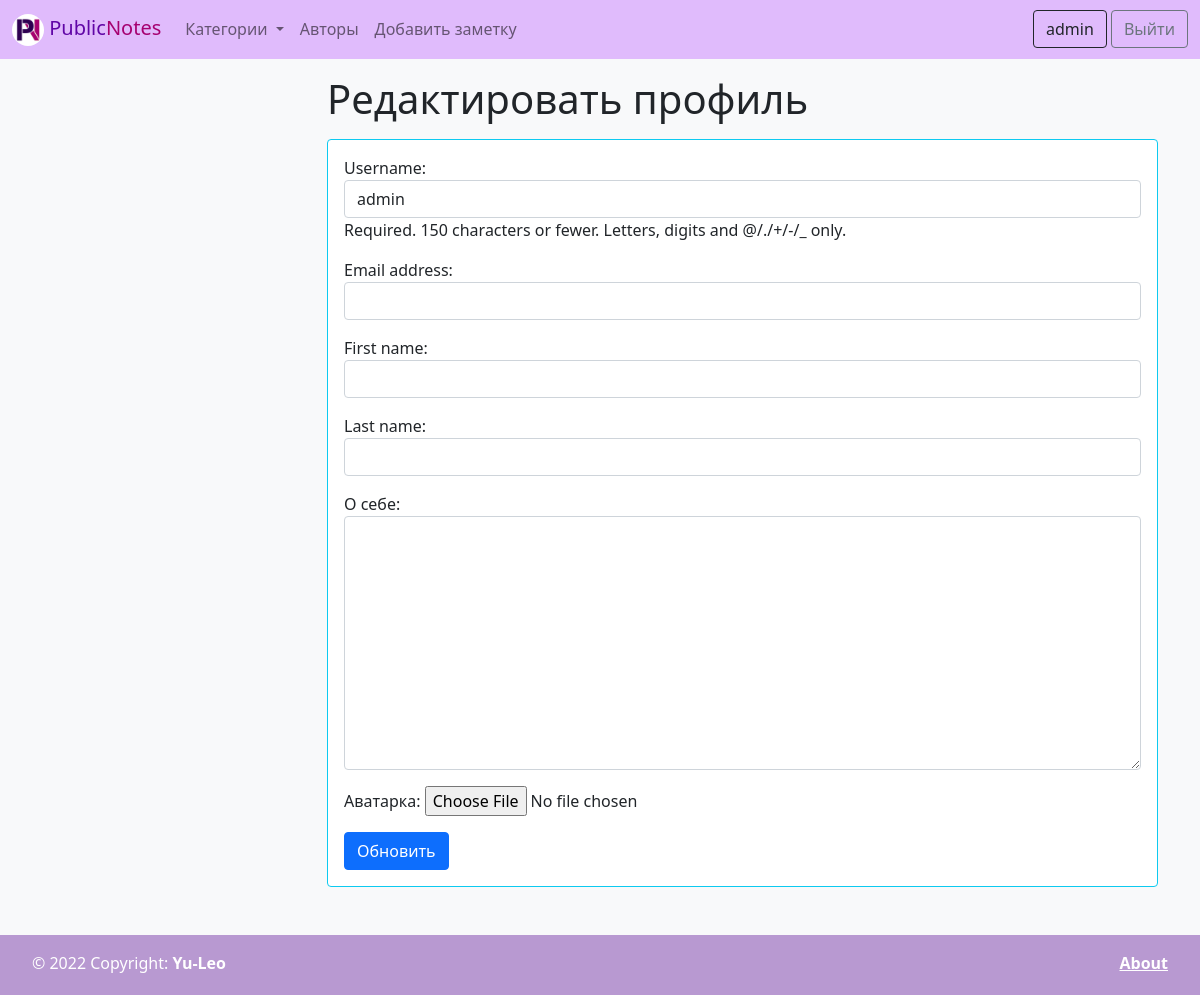
Before: /edit_profile (signed in) with the older database file.
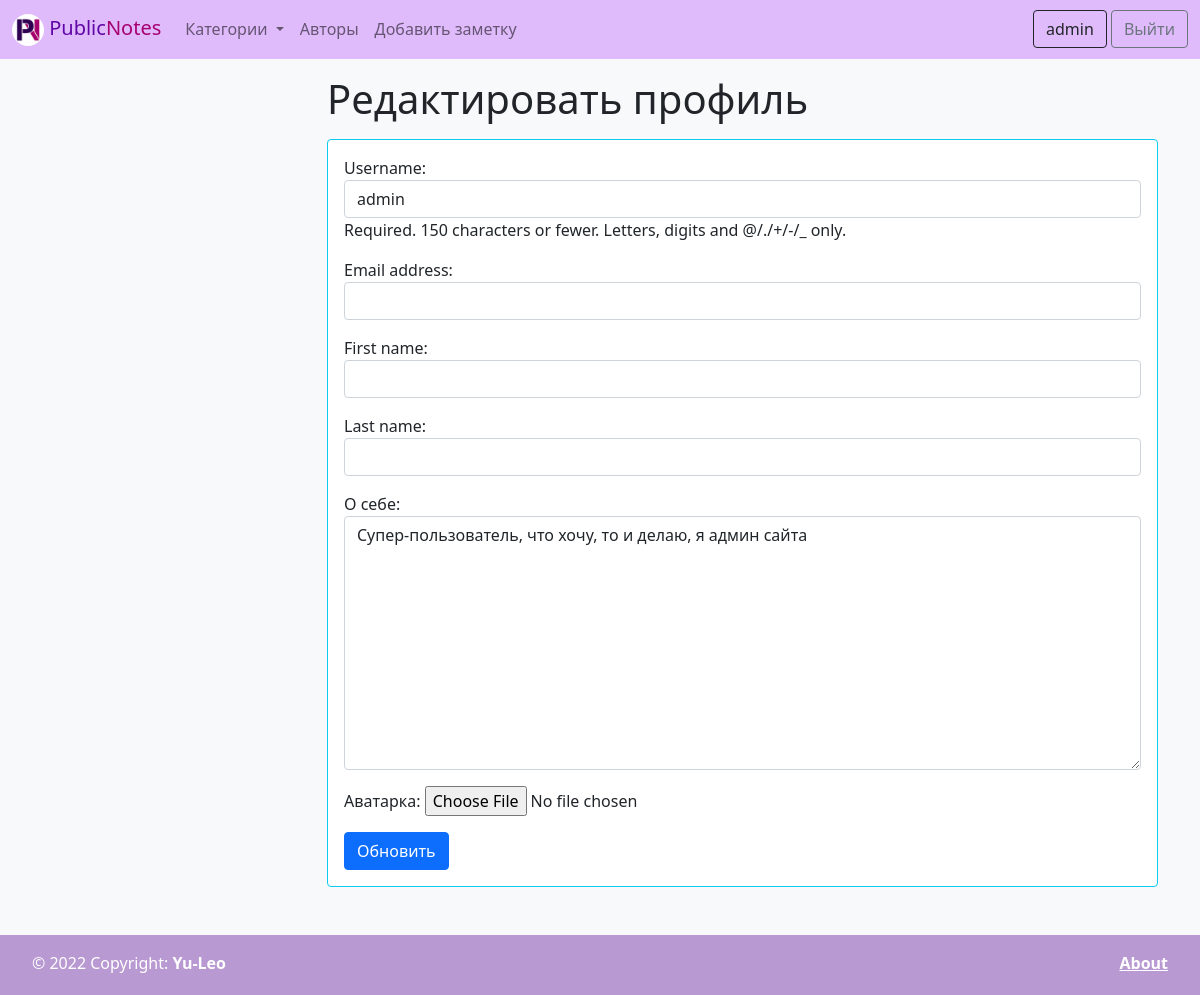
After: the same page with the newer database file.
### wall/models.py (models this page shows)
class User(AbstractUser):
    photo = models.ImageField(upload_to='photos/%Y/%m/%d/', verbose_name='Аватарка', blank=True)
    rating = models.IntegerField(verbose_name='Рейтинг', default=0)
    bio = models.TextField(verbose_name='О себе', blank=True)
    def get_absolute_url(self):
        return reverse('author', kwargs={"pk": self.pk})

### wall/views.py (the view)
# urls.py: path('edit_profile', edit_profile, name='edit_profile'),
@login_required(login_url=reverse_lazy('login'))
def edit_profile(request):
    if request.method == 'POST':
        user_form = UpdateProfile(request.POST, instance=request.user)
        if user_form.is_valid():
            user_form.save()
            return redirect(request.user)
    else:
        user_form = UpdateProfile(instance=request.user)
    return render(request, 'wall/edit_profile.html', {"user_form": user_form})

### wall/forms.py
class UpdateProfile(forms.ModelForm):
    class Meta:
        model = User
        fields = ['username', 'email', 'first_name', 'last_name', 'bio', 'photo']
        widgets = {
            'username': forms.TextInput(attrs={"class": "form-control"}),
            'email': forms.EmailInput(attrs={"class": "form-control"}),
            'first_name': forms.TextInput(attrs={"class": "form-control"}),
            'last_name': forms.TextInput(attrs={"class": "form-control"}),
            'bio': forms.Textarea(attrs={"class": "form-control"}),
        }

### wall/templatetags/wall_tags.py (called while the page is built)
@register.simple_tag
def get_categories():
    return Category.objects.annotate(cnt=Count('note')).order_by('-cnt', 'title')

### wall/templates/wall/edit_profile.html (shortened to what this page needs)
{% extends 'base.html' %}
{% block content_title %}
<div class="hstack gap-3">
    <h1 class="mb-3">Редактировать профиль</h1>
</div>
{% endblock %}
{% block content %}
<form action="{% url 'edit_profile' %}" method="post">
    <div class="border border-info border-1 rounded p-3 bg-white mb-5">
        {{ user_form.as_p }}
        <button type="submit" class="btn btn-primary btn-block">Обновить</button>
    </div>
</form>
{% endblock %}

### templates/inc/_navbar.html (shortened to what this page needs)
{% load wall_tags %}
{% load static %}
<nav class="navbar navbar-expand-lg navbar-light purple-navbar text-white">
    <div class="container-fluid">
        <a class="navbar-brand" href="{% url 'home' %}">
            <img src="{% static 'wall/img/logo.png' %}" alt="" width="32" height="32"
                 class="d-inline-block align-text-center rounded-circle">
            <span class="dark_purple_text">Public</span><span class="dark_pink_text">Notes</span>
        </a>
        <div class="collapse navbar-collapse" id="navbarNavDropdown">
            <ul class="navbar-nav">
                <li class="nav-item dropdown">
                    <a class="nav-link dropdown-toggle" href="#" id="navbarDropdownMenuLink" role="button"
                       data-bs-toggle="dropdown" aria-expanded="false">
                        Категории
                    </a>
                </li>
                <li class="nav-item">
                    <a class="nav-link" href="{% url 'authors' %}">Авторы</a>
                </li>
                {% if request.user.is_authenticated %}
                <li class="nav-item">
                    <a class="nav-link" href="{% url 'add_note' %}">Добавить заметку</a>
                </li>
                {% endif %}
            </ul>
        </div>
        <div class="">
            {% if request.user.is_authenticated %}
            <a class="btn btn-outline-dark" href="{{ request.user.get_absolute_url }}" role="button"
               aria-disabled="true">
                {{ request.user.username }}</a>
            <a class="btn btn-outline-secondary" href="{% url 'logout' %}" role="button">Выйти</a>
            {% else %}
            <a class="btn btn-outline-dark" href="{% url 'registration' %}" role="button">Регистрация</a>
            <a class="btn btn-dark" href="{% url 'login' %}" role="button">Войти</a>
            {% endif %}
        </div>
    </div>
</nav>

Changed rows visible on the page:
changed User "admin": bio (not shown) → "Супер-пользователь, что хочу, то и делаю, я админ сайта"
